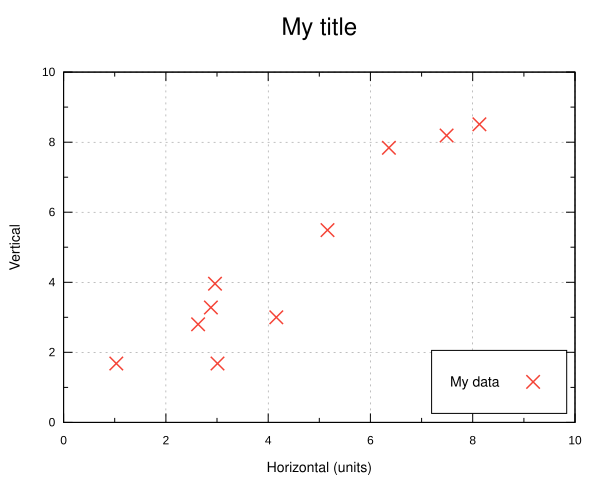

This chart was generated by the following gnuplot code:
#!/usr/bin/gnuplot

set terminal pdf
set output 'scatter.pdf'

set xrange [0:10]
set yrange [0:10]

set xlabel 'Horizontal (units)'	font "Helvetica, 14"
set ylabel 'Vertical' font "Helvetica, 14"
set title 'My title' font "Helvetica, 24"

set key spacing 3 font "Helvetica, 14"
set key box
set key bottom right
#set key outside
#unset key

set grid
set xtics 2	# major
set ytics 2
set mxtics 2	# minor
set mytics 2
#set tics out

plot 'scatter.dat' with points pointtype 2 pointsize 1.5 \
	linecolor rgb '#f44336' \
	title "My data"
